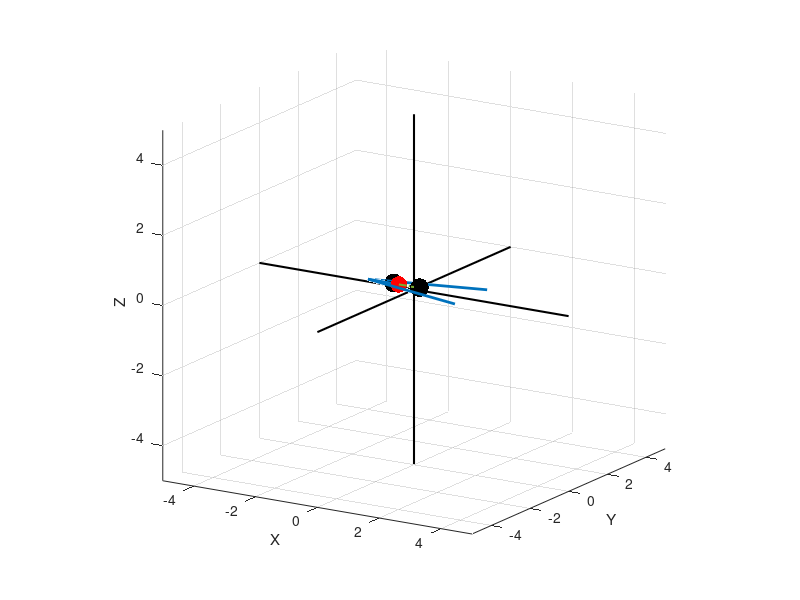

Write MATLAB code to recreate this figure. (Note: this script raises an error after producing the figure.)
clear all; clc; close all;
% close all;
%%
global num_modes ng nd xg xr sig;
ng = 2;
nd = 3;
num_modes = 3;
% xg = [rand(1,ng)*4 - 2;rand(1,ng)* 4- 2; rand(1,ng)*8 - 4] + rand(nd,1) - rand(nd,1); %random goal positions. These will be treated as fixed parameters.
xg = [randsample(-2:2, ng); rand(1,ng)*4 - 2; randsample(-4:4, ng)] + rand(nd,1) - rand(nd,1); %random goal positions. These will be treated as fixed parameters.
% xg = [2.345585086756016,  -0.654414913243983,   3.345585086756016;
%    0.068458668712525,  -0.931541331287475,   2.068458668712525;
%   -2.389203961866748,   1.610796038133252,  -3.389203961866748;];
% xg= [-3, 0, 0.01;
%     -1, 0.5, 0;
%     3, -0.2, 0.01;
%     1, 0.1, -0.01]';
% xg = [0.45, -0.438, 0.23;
%       -0.45, -0.330, 0.2;
%       0.1, -0.45, 0.3]';
xg = [0.45, -0.438, 0.23;
      -0.45, -0.330, 0.2;
      0.1, -0.45, 0.3]';
% xr = [0.2, -0.1, 0.3]';
% xr = [0.405, -0.128, 0.287]';
xr =[-0.083077724768694, %robot pos at traj time stamp 501; 
  -0.649295673560288,
   0.288730342677929]';

% xr = [0,0,0]';
uh = [-1,0,0]';
sig = 0.01;
% 1.0e+08 *
% 
%    1.615703233093601
%    0.000000001561469
%    0.000000000000063
%%

%PLOT GOALS AND ROBOT and UH
figure;
scatter3(xg(1,1:ng), xg(2,1:ng), xg(3,1:ng), 180, 'k', 'filled'); grid on; hold on;
xlabel('X'); ylabel('Y'); zlabel('Z');
scatter3(xr(1), xr(2), xr(3), 140, 'r', 'filled');
quiver3(xr(1), xr(2), xr(3), uh(1), uh(2), uh(3), 0, 'LineWidth', 2, 'MaxHeadSize', 2); %current robot velocity arrow
for i=1:ng %vectors connecting robot and goals.
    quiver3(xr(1), xr(2), xr(3), xg(1,i) - xr(1), xg(2,i) - xr(2), xg(3,i) - xr(3), 'LineWidth', 1.5, 'LineStyle', '-.');
end
xrange = [-5,5]; %set axis limits
yrange = [-5,5];
zrange = [-5,5];
line(xrange, [0,0], [0,0], 'Color', 'k', 'LineWidth', 1.5); %draw x and y axes.
line([0,0], yrange, [0,0], 'Color', 'k','LineWidth', 1.5);
line([0,0], [0,0], zrange, 'Color', 'k','LineWidth', 1.5);
axis([xrange, yrange, zrange]);
axis square;
view([32,16]);
%%
%Initialize the probability distribution over goals. 
% pg =(1/ng)*ones(ng, 1);
%%
% H = NumHessian(@compute_entropy, uh);
% PHI_UH_THETA = (1/sig^2)*H;

%%
uh_U1 = [1, 0, 0; -1, 0, 0]';
c1 = (1/sig^2)*(NumHessian(@compute_entropy, uh_U1(:,1), 'conf', xr));
c2 = (1/sig^2)*(NumHessian(@compute_entropy, uh_U1(:,2), 'conf', xr));
PHI_U1 = 0.5*c1 + 0.5*c2;

uh_U2 = [0, 1, 0; 0, -1, 0]';
c1 = (1/sig^2)*(NumHessian(@compute_entropy, uh_U2(:,1), 'conf', xr));
c2 = (1/sig^2)*(NumHessian(@compute_entropy, uh_U2(:,2), 'conf', xr));
PHI_U2 = 0.5*c1 + 0.5*c2;

uh_U3 = [0, 0, 1; 0, 0, -1]';
c1 = (1/sig^2)*(NumHessian(@compute_entropy, uh_U3(:,1), 'conf', xr));
c2 = (1/sig^2)*(NumHessian(@compute_entropy, uh_U3(:,2), 'conf', xr));
PHI_U3 = 0.5*c1 + 0.5*c2;
%%
EID_U1 = det(PHI_U1);
EID_U2 = det(PHI_U2);
EID_U3 = det(PHI_U3);
EID_US = [EID_U1; EID_U2; EID_U3];
disp(EID_US);
%%
compute_best_mode(EID_US);

%% 
% evaluate for entire workspace. 

min_ws = -0.5;
max_ws = 0.5;
num_steps = 8;
step_size = (max_ws - min_ws)/num_steps;
ax_p = (min_ws:step_size:max_ws)' +0.001;
[X,Y,Z] = meshgrid(ax_p);
ws_points = [X(:) Y(:) Z(:)];
disamb_modes = zeros(size(ws_points, 1), 1);

%%
for i=1:size(ws_points,1)
    xr = ws_points(i, :)';
    EID_US = compute_FIM;
    disamb_modes(i) = compute_best_mode(EID_US);
end

%%
%Show the results of the entire workspace simulations
figure;
scatter3(xg(1,1:ng), xg(2,1:ng), xg(3,1:ng), 580, 'k', 'filled');
xrange = [-1,1]; %set axis limits
yrange = [-1,1];
zrange = [-1,1];
line(xrange, [0,0], [0,0], 'Color', 'r', 'LineWidth', 3.5); %draw x and y axes.
line([0,0], yrange, [0,0], 'Color', 'g','LineWidth', 5.5);
line([0,0], [0,0], zrange, 'Color', 'b','LineWidth', 3.5);
axis([xrange, yrange, zrange]);
axis square;xlabel('X'); ylabel('Y'); zlabel('Z');
view([32,16]);
grid on; hold on;
scatter3(ws_points(disamb_modes == 1, 1), ws_points(disamb_modes == 1, 2),  ws_points(disamb_modes == 1, 3), 70, 'r', 'filled');
scatter3(ws_points(disamb_modes == 2, 1), ws_points(disamb_modes == 2, 2),  ws_points(disamb_modes == 2, 3), 70, 'g', 'filled');
scatter3(ws_points(disamb_modes == 3, 1), ws_points(disamb_modes == 3, 2),  ws_points(disamb_modes == 3, 3), 70, 'b', 'filled');

%%
function best_val = compute_best_mode(EID_US)
    thresh = 10^-3;
    global num_modes;
    diff_p = squareform(pdist(EID_US)/max(abs(EID_US)));
    inds = find(diff_p < thresh);
    if length(inds) > num_modes
        [i,j] = ind2sub([num_modes, num_modes], inds);
        eq_ind = i== j;
        i(eq_ind) = []; j(eq_ind) = [];
        eq_modes = unique(i+j);
        if length(eq_modes) > 1
            fprintf('Control modes 1, 2 and 3 disambiguate equally\n');
            best_val = 7;
        else
            [ss, ii] = sort(EID_US, 'descend');
            diff_bw_max = pdist(ss(1:2))/max(abs(ss(1:2)));
            if diff_bw_max < thresh
                fprintf('Control modes %d and %d are the best and disambiguate equally\n', ii(1), ii(2));
                best_val = ii(1) + ii(2) + 1;
            else
                fprintf('Control mode %d disambiguate the best\n', ii(1));
                best_val = ii(1);
            end
        end
    else
        fprintf('Control mode %s disambiguates the best \n', num2str(find(EID_US == max(EID_US))));
        best_val = find(EID_US == max(EID_US));
    end
end
%%
function [EID_US] = compute_FIM
    global sig xr;
    uh_U1 = [1, 0, 0; -1, 0, 0]';
    c1 = (1/sig^2)*(NumHessian(@compute_entropy, uh_U1(:,1), 'conf', xr));
    c2 = (1/sig^2)*(NumHessian(@compute_entropy, uh_U1(:,2), 'conf', xr));
    PHI_U1 = 0.5*c1 + 0.5*c2;

    uh_U2 = [0, 1, 0; 0, -1, 0]';
    c1 = (1/sig^2)*(NumHessian(@compute_entropy, uh_U2(:,1), 'conf', xr));
    c2 = (1/sig^2)*(NumHessian(@compute_entropy, uh_U2(:,2), 'conf', xr));
    PHI_U2 = 0.5*c1 + 0.5*c2;

    uh_U3 = [0, 0, 1; 0, 0, -1]';
    c1 = (1/sig^2)*(NumHessian(@compute_entropy, uh_U3(:,1), 'conf', xr));
    c2 = (1/sig^2)*(NumHessian(@compute_entropy, uh_U3(:,2), 'conf', xr));
    PHI_U3 = 0.5*c1 + 0.5*c2;
    EID_U1 = det(PHI_U1);
    EID_U2 = det(PHI_U2);
    EID_U3 = det(PHI_U3);
    EID_US = [EID_U1; EID_U2; EID_U3];
%     disp(EID_US);   
end
